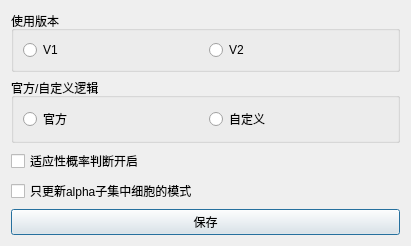
<?xml version="1.0" encoding="UTF-8"?>
<ui version="4.0">
 <class>SettingsDialog</class>
 <widget class="QDialog" name="SettingsDialog">
  <property name="geometry">
   <rect>
    <x>0</x>
    <y>0</y>
    <width>411</width>
    <height>200</height>
   </rect>
  </property>
  <property name="windowTitle">
   <string>Dialog</string>
  </property>
  <layout class="QGridLayout" name="gridLayout">
   <item row="2" column="0">
    <widget class="QCheckBox" name="cb_probCheck">
     <property name="text">
      <string>适应性概率判断开启</string>
     </property>
    </widget>
   </item>
   <item row="4" column="0">
    <widget class="QPushButton" name="pushButton">
     <property name="text">
      <string>保存</string>
     </property>
    </widget>
   </item>
   <item row="1" column="0">
    <widget class="QGroupBox" name="groupBox_2">
     <property name="title">
      <string>官方/自定义逻辑</string>
     </property>
     <layout class="QGridLayout" name="gridLayout_3">
      <item row="0" column="0">
       <widget class="QRadioButton" name="rb_offical">
        <property name="text">
         <string>官方</string>
        </property>
       </widget>
      </item>
      <item row="0" column="1">
       <widget class="QRadioButton" name="rb_selfD">
        <property name="text">
         <string>自定义</string>
        </property>
       </widget>
      </item>
     </layout>
    </widget>
   </item>
   <item row="0" column="0">
    <widget class="QGroupBox" name="groupBox">
     <property name="title">
      <string>使用版本</string>
     </property>
     <layout class="QGridLayout" name="gridLayout_2">
      <item row="0" column="0">
       <widget class="QRadioButton" name="rb_v1">
        <property name="text">
         <string>V1</string>
        </property>
       </widget>
      </item>
      <item row="0" column="1">
       <widget class="QRadioButton" name="rb_v2">
        <property name="text">
         <string>V2</string>
        </property>
       </widget>
      </item>
     </layout>
    </widget>
   </item>
   <item row="3" column="0">
    <widget class="QCheckBox" name="cb_changeAlphaSetMode">
     <property name="text">
      <string>只更新alpha子集中细胞的模式</string>
     </property>
    </widget>
   </item>
  </layout>
 </widget>
 <resources/>
 <connections/>
</ui>
